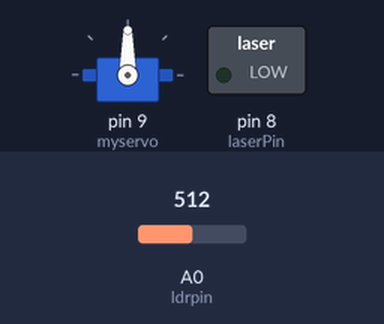
The sketch below on a simulated Arduino Uno, built with avr-gcc and run on an emulated ATmega328P. Parts: servo, switched loads named in the sketch (green lamp = pin HIGH). The test bench sets the inputs (shaded band); at power-on: A0 (ldrpin) = 512. What the sketch prints to the serial monitor is not drawn.

Above: at 0.05 s.
At 0.95 s:
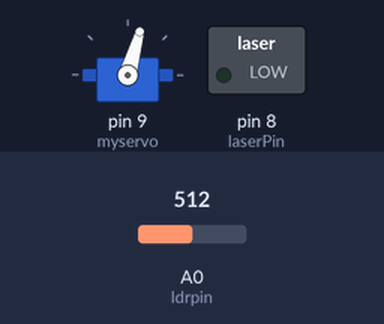
At 1.9 s:
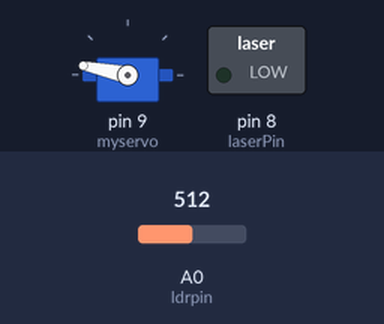
At 3.8 s:
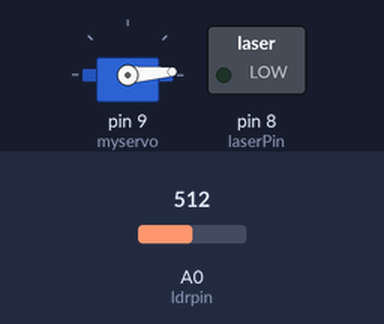
Timing chart, 0 to 8.9 s (numbered marks = the images above):
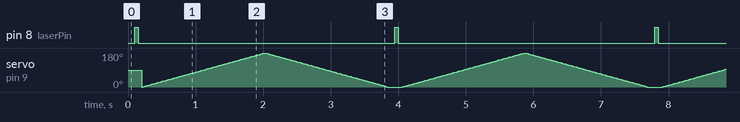

Measured:
- by itself, pin 8 (laserPin): alternates HIGH for 0.05 s and LOW for 3.8 s

The sketch:

ldr_and_servo.ino
```cpp
#include <Servo.h>
#define ldrpin A0
int ldrvalue=0;
int laserPin = 8;
Servo myservo;
int pos = 0;

void setup()
{
  pinMode(laserPin, OUTPUT);
  Serial.begin(9600);
  myservo.attach(9);
}
void loop() {
 ldrvalue=analogRead(ldrpin);
 Serial.println(ldrvalue);//print value on serial monitor
 delay(100);//wait a little

    digitalWrite(laserPin, HIGH);
    delay(50);
    digitalWrite(laserPin, LOW);
    delay(50);

    for (pos = 0; pos <= 180; pos += 1)
   {                                          // goes from 0 degrees to 180 degrees
                                           // in steps of 1 degree
    myservo.write(pos);                      // tell servo to go to position in variable 'pos'
    delay(10);                              // waits 15ms for the servo to reach the position
   }
    for (pos = 180; pos >= 0; pos -= 1)
   {                                         // goes from 180 degrees to 0 degrees
    myservo.write(pos);                    // tell servo to go to position in variable 'pos'
    delay(10);                             // waits 15ms for the servo to reach the position
   }


}
```
